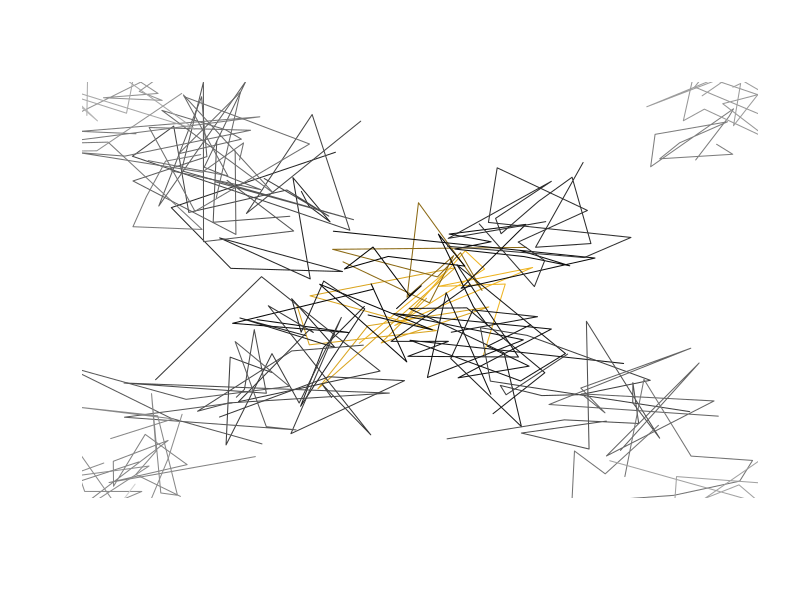

Reproduce this figure in R.
emptyCanvas <- function(pltLimit = 5 ){
  plot(0, 0,
       xlim=c(-pltLimit,pltLimit),
       ylim=c(-pltLimit,pltLimit),
       col = "transparent", xlab = "", ylab = "", axes=F)
}




emptyCanvas(5)
subColors = colors()[!colors() %in% 'gray']
col <- sample(length(subColors),1)
for (j in seq(1,200)){
  out <- rbind(c(NA,NA))
  scalingX = j * sample(c(-1,1),1) * 0.15 #rnorm(1,mean = 0.5,sd = 0.1)
  scalingY = j * sample(c(-1,1),1) * 0.15 #rnorm(1,mean = 0.5,sd = 0.1)
  
  for (i in seq(1,10)){
    x=rnorm(1) + scalingX
    y=rnorm(1) + scalingY
    out <- rbind( out, rbind(c(x,y)) )
  }
  
  lines(out,col=subColors[col+j*2])
}




